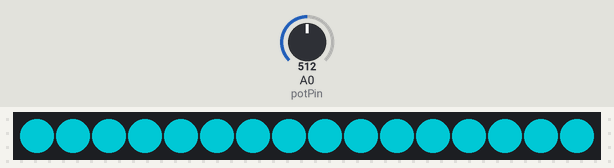
Bench run of a sketch on a simulated Arduino Uno, built with avr-gcc and run on an emulated ATmega328P. Shown: 16 RGB LEDs in strip order, left to right. Inputs (shaded band) come from the test bench; at power-on: A0 (potPin) = 512. Dim RGB values are drawn brighter than linear; the strip is taken to match the declared colour order.

Above: at 1.2 s.
1.3 s: A0 (potPin) set to 716
At 1.6 s:
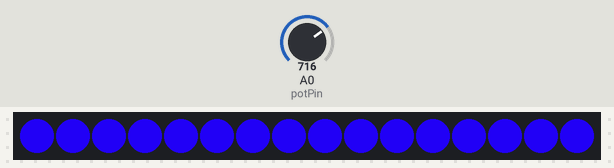
2.8 s: A0 (potPin) set to 900
At 3.9 s:
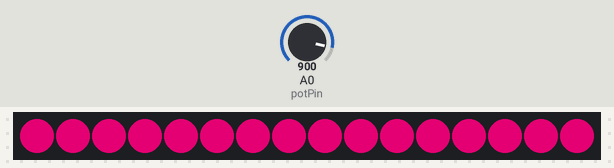
4.3 s: A0 (potPin) set to 1023
At 5.0 s:
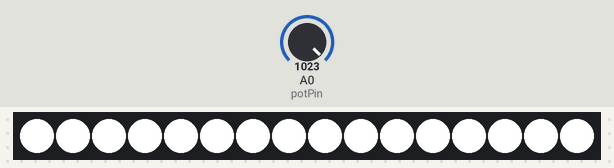
5.8 s: A0 (potPin) set to 306
At 6.2 s:
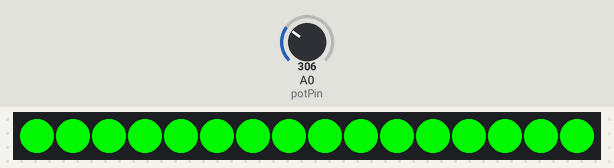
Timing chart, 0 to 8.3 s (numbered marks = the images above; inputs shaded):
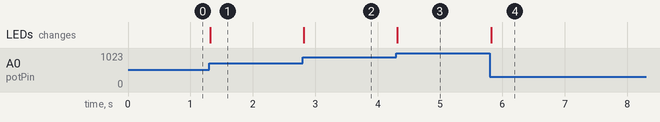

The sketch:

init.ino
```cpp
#include <Adafruit_NeoPixel.h>

#define PIN            12 //which pin is controlling your led strip.
#define NUMPIXELS      16 //how many pixels does the strip contain.

Adafruit_NeoPixel pixels = Adafruit_NeoPixel(NUMPIXELS, PIN, NEO_RGB + NEO_KHZ800);

//potentiometer
int potPin = 0;
int val = 0;

void setup() {
  lightSetup();
}

void loop() {
  // put your main code here, to run repeatedly:
  val = analogRead(potPin);
  ledColourPot(val);
}

void lightSetup() {
   pixels.begin();
   //set LED to max brightness
   pixels.setBrightness(255);
   pixels.show();
}

void ledColourPot(float val) {
  val = val/1023; //get the percentage the potentiometer is turned. Max value is 1023
  //if the percentage is greater or equal to 99% make it white
  if(val >= 0.99){
    setLightBarPot(255, 255, 255);
    return;
  }
  //check if the value is between 0.99 and 0.66;
  bool isBlue = ((val - 0.66) > 0);
  //check if the value is between 0.66 and 0.33;
  bool isGreen = ((val - 0.33) > 0);
  //check if the value is between 0.33 and 0;
  bool isRed = ((val - 0.33) > -0.33);
  float green;
  float blue;
  float red;
  /**
  *  each if block will work out the percentage of each colour. e.g. percentage of 55% is 33% red and 22% green.
  *  the max value is 33% so 33% will equal 100% of LED brightness.
  **/
  if (isBlue) {
    val = val - 0.66;
    green = 0.33 - val;
    red = 0;
    blue = val;
  } else if (isGreen) {
    val = val - 0.33;
    red = 0.33 - val;
    green = val;
    blue = 0;
  } else if (isRed) {
    blue = 0;
    green = 0;
    red = val;
  }
  /**
  * work out the percentage that 0.33 is. a value of 0.33 is 100%, so 0.20 is 66%
  **/
  red = red/0.33;
  blue = blue/0.33;
  green = green/0.33;
  /**
  * Turn the LED brightness percentage into an actual value.
  **/
  int redLed = 255*red;
  int greenLed = 255*green;
  int blueLed = 255*blue;
  /**
  * Set the colour
  **/
  setLightBarPot(redLed, greenLed, blueLed);
}
void setLightBarPot(int r, int g, int b) {
  for(int i=0;i<NUMPIXELS;i++){
      //change the order here, if you want the order of colours to change.
      pixels.setPixelColor(i, pixels.Color(b,r,g));
      pixels.show();
    }
}
```

Measured:
- after the input at 1.3 s, the LEDs: change at once (image 1)
- after the input at 2.8 s, the LEDs: change at once (image 2)
- after the input at 4.3 s, the LEDs: change at once (image 3)
- after the input at 5.8 s, the LEDs: change at once (image 4)
